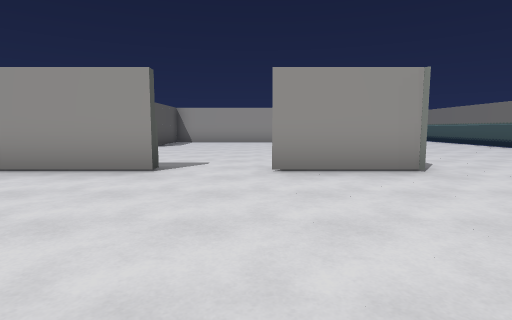
[1] (above)

20 first-person views from a walk through a level from a Godot 3-D game. The camera is 1.3 m above the floor, tilts 6° down and sees 80° across. The floor is counted in squares, 2 m on a side. Each view is taken from the middle of a square. On the plan, view 1 faces up. The plan holds only what a view shows up to about 10 squares ahead; the rest is blank. The place goes on beyond the plan. Some surface patterns are stand-ins.

[2]
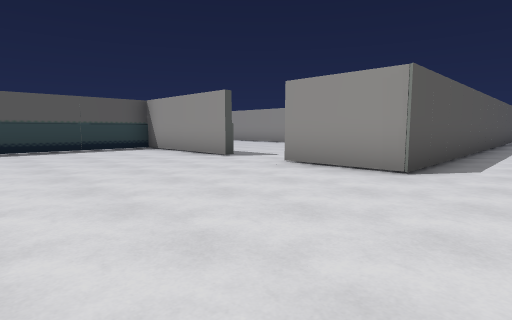

[3]
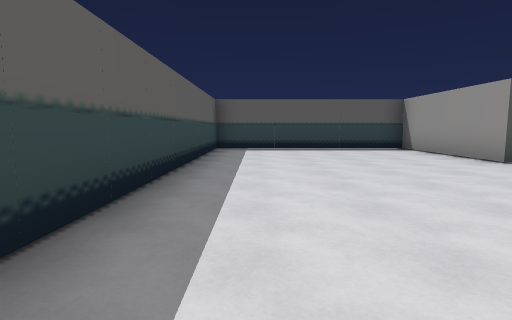

[4]
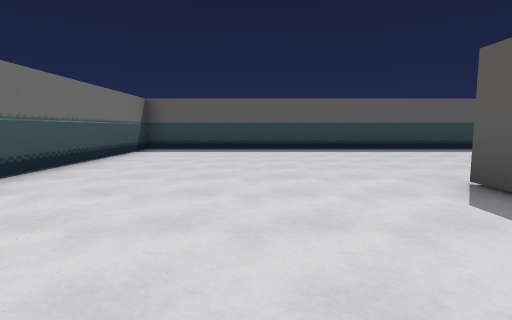

[5]
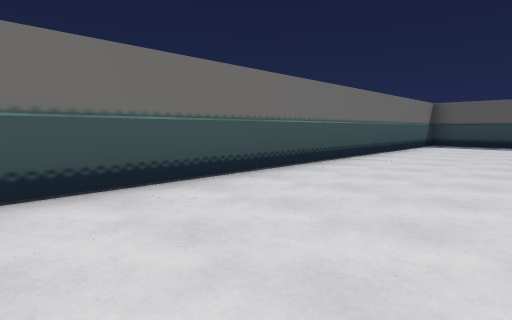

[6]
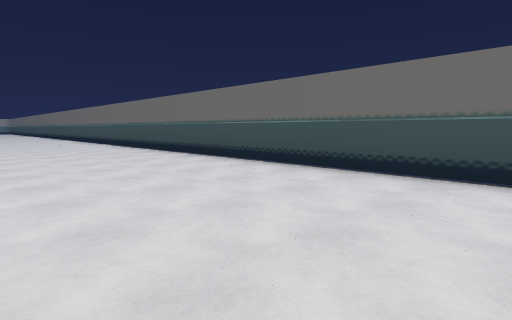

[7]
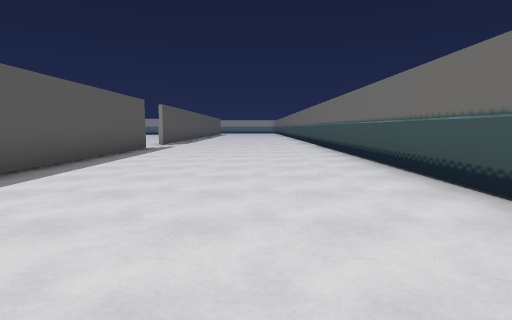

[8]
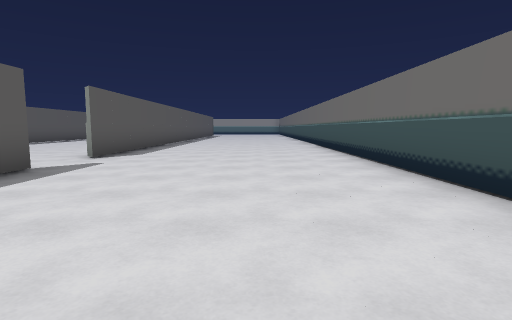

[9]
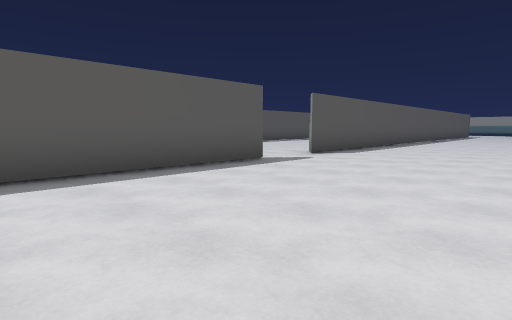

[10]
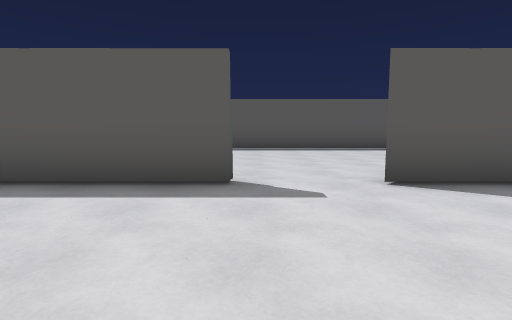

[11]
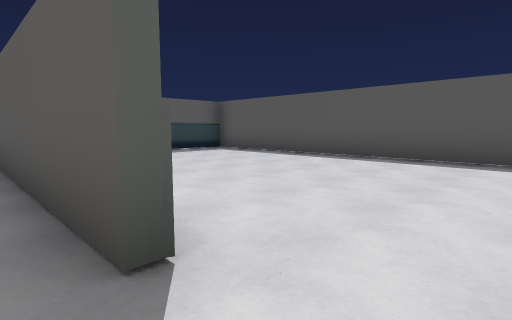

[12]
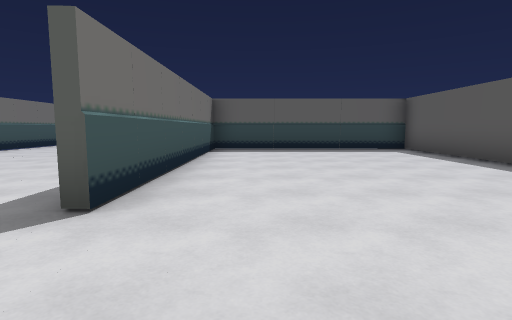

[13]
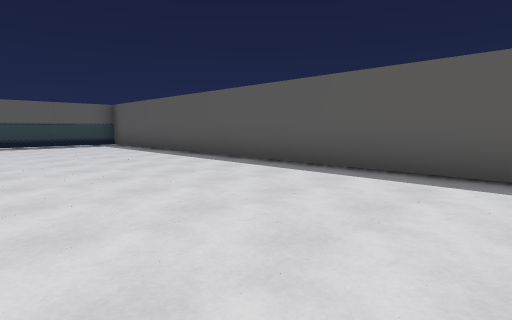

[14]
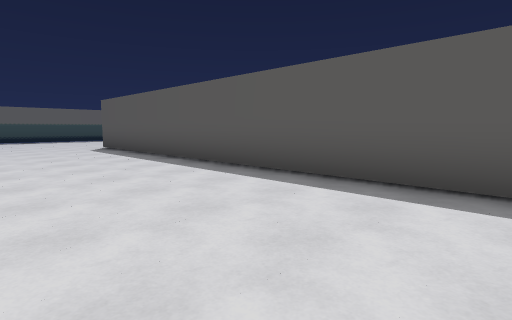

[15]
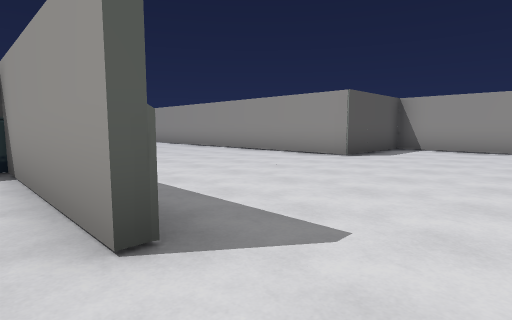

[16]
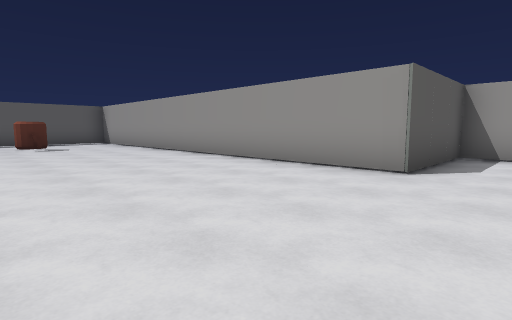

[17]
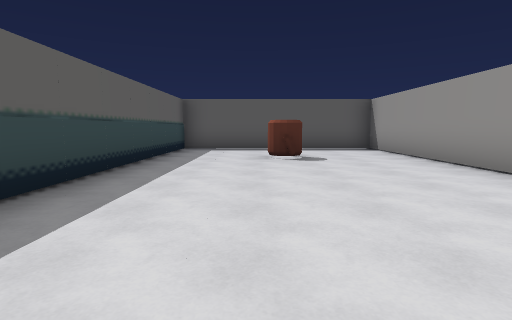

[18]
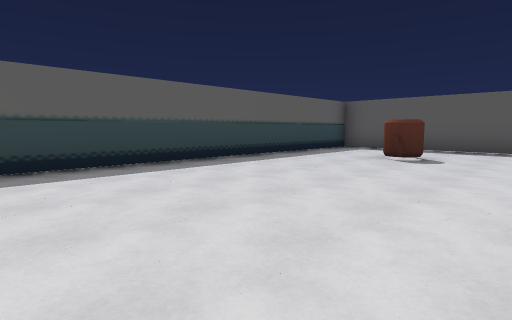

[19]
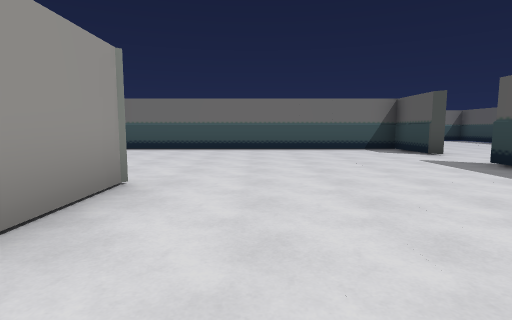

[20]
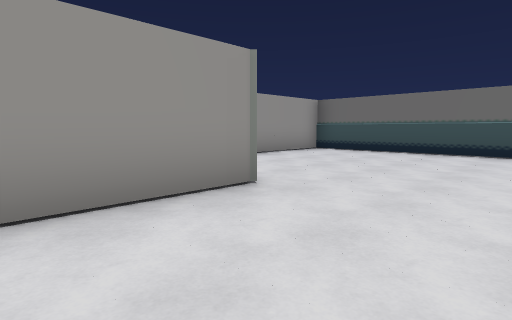

### Floor plan
Points are (right, up) in squares from view 1. A wall is a line through its corners. A room is listed if a view was taken in it or the views show most of it. See-through windows are left out.
Room 1 (views 1, 2, 3, 4, 5, 6, 7, 8, 9, 10, 11, 14, 15)
walls: (-1.5, 4.5) (-5.5, 4.5) (-5.5, -1.2) (8.3, -1.2) (8.3, 26); (2.5, 20.8) (2.5, 4.5) (0.3, 4.5); (2.5, 26.2) (2.5, 22.5)
ways out: opening at (2, 21.5) to room 2; opening at (-0.5, 5) to room 3
Room 2 (views 12, 13)
walls: (2.5, 22.5) (2.3, 22.8); (-3.5, 25.7) (-3.5, 14); (-3.6, 13.8) (2.3, 13.8) (2.3, 20.8)
ways out: opening at (2, 21.5) to room 1
Room 3 (views 16, 17, 18, 19, 20)
walls: (-3.5, 14) (-3.5, 10.5) (-15.5, 10.5) (-15.5, 4.8) (-6.4, 4.8); (-2.1, 4.8) (-1.5, 4.8); (0.3, 4.5) (0.5, 4.8) (2.3, 4.8) (2.3, 13.6) (-3.5, 13.5)
ways out: opening at (-0.5, 5) to room 1
objects: star (-13, 8)

Positions as (right, up) in squares from view 1, and headings:
1: (0, 0), facing up
2: (4, 0), facing up-left
3: (4, 0), facing left
4: (5, 8), facing down
5: (5, 11), facing down-right
6: (4, 8), facing up-right
7: (6, 11), facing up
8: (6, 16), facing up
9: (7, 16), facing up-left
10: (6, 21), facing left
11: (3, 22), facing down-left
12: (1, 23), facing down
13: (1, 26), facing down-left
14: (6, 15), facing down-left
15: (0, 4), facing up-left
16: (-2, 6), facing up-left
17: (-6, 7), facing left
18: (-6, 10), facing down-left
19: (-7, 9), facing right
20: (-6, 8), facing up-right
